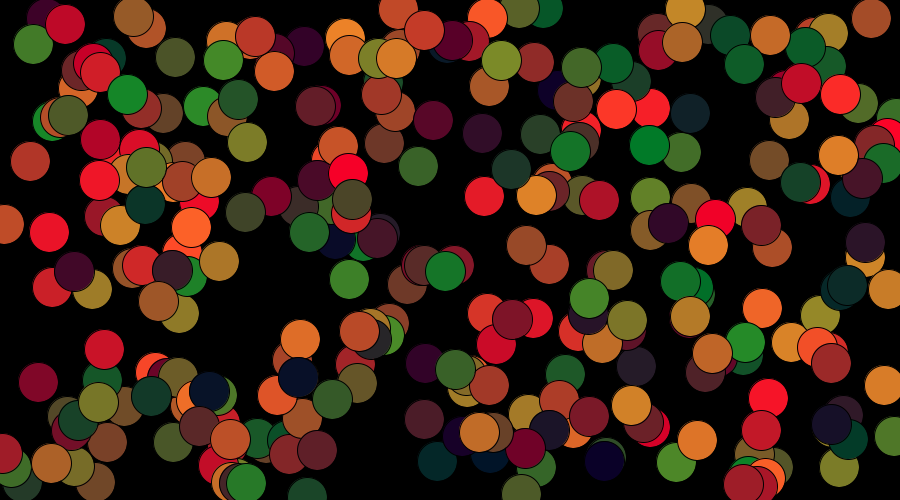
Frame 1 (no input)
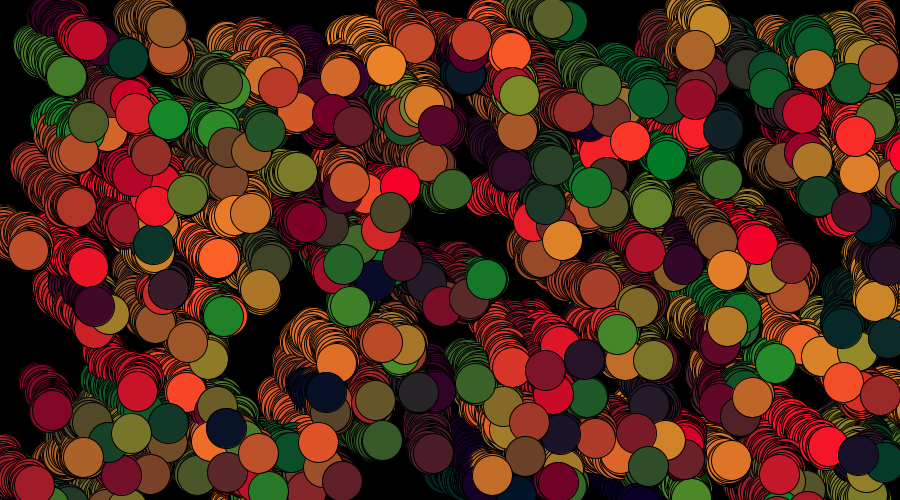
Frame 60 (the mouse pressed at the canvas centre just before this capture)
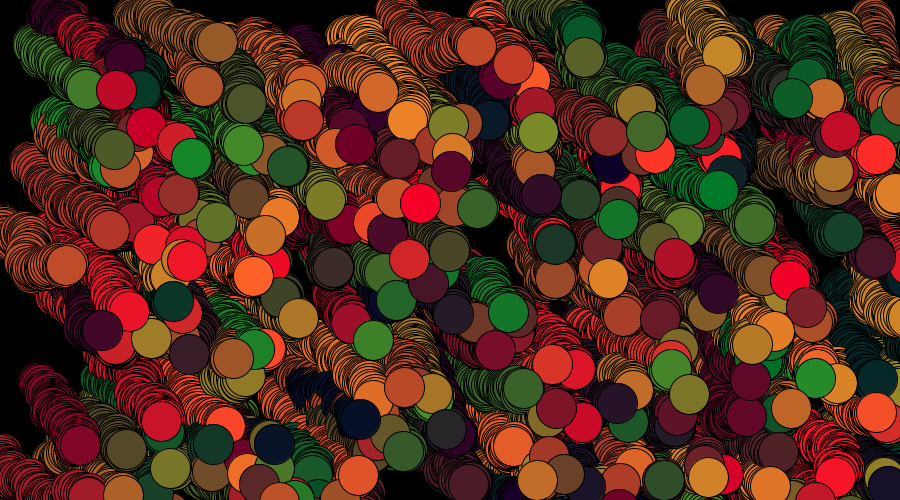
Frame 120 (the mouse held since frame 60 and released just before this capture)

The Processing sketch that drew these frames (run headless with seeded random() and noise(); from frame 60 on, the mouse is pressed at the canvas centre):

// Processing sketch: MovingDot
// ── MovingDot.pde
int w, h;
int x, y;
int x1, y1;
ArrayList<myDot> dots;
int numDots = 300;

void setup(){
  size(900, 500);
  background(0);
  dots = new ArrayList<myDot>();
  
  for(int i =0; i<numDots; i++){
    x = int(random(width));
    y = int(random(height));
    w = 40;
    h = 40;
    myDot dot = new myDot(x, y, w, h);
    dots.add(dot);
  }
  //w = 80;
  //h = 90;
  //x = 100;
  //y = 200;
  //x1 = 150;
  //y1 = 40;
}


void draw(){
  
  //fill(255, 0, 0);
  
  //ellipse(x, y, w, h);
  //x+=random(0, 2);
  //y+=random(0,2);
  
  
  //ellipse(x1, y1, w, h);
  //x1+=random(0, 2);
  //y1+=random(0,2);
  
  for(myDot d : dots){
    d.drawDot();
  }

}

// ── Dot.pde
class myDot{
  int x;
  int y;
  int w; 
  int h;
  color c;
  
  myDot(int x, int y, int w, int h){
    this.x = x;
    this.y = y;
    this.w = w;
    this.h = h;
    c = color(random(255), random(140), 40);
  }
  
  void move(){
    x += random(-2, 4);
    y += random(-2, 4);
  }
  
  void drawDot(){
    fill(c);
    move();
    ellipse(x, y, w, h);
  }
}
